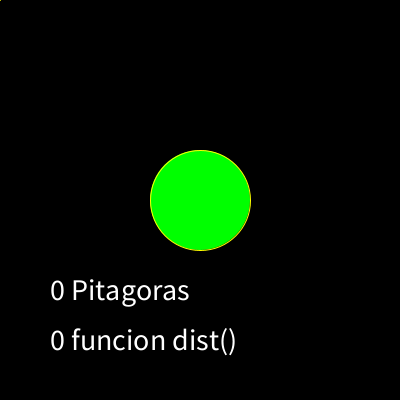
Frame 1 (no input)
Frame 60 (the mouse pressed at the canvas centre just before this capture): identical to frame 1, image omitted
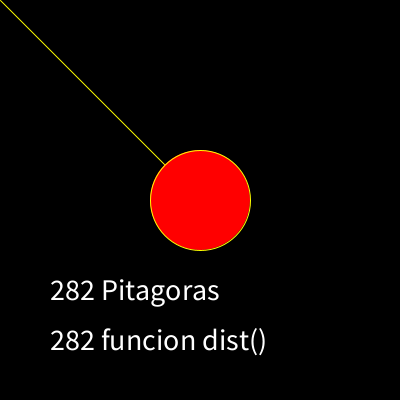
Frame 120 (the mouse held since frame 60 and released just before this capture)

The Processing sketch that drew these frames (run headless with seeded random() and noise(); from frame 60 on, the mouse is pressed at the canvas centre):

// Processing sketch: funcionPitagoras
// ── funcionPitagoras.pde
int diametro;
void setup() {
  size(400, 400);
  textSize(30);
  diametro = 100;
}
void draw() {
  background(0);
  stroke(255, 255, 0);
  line(mouseX, mouseY, 0, 0);
  float distan = dist(mouseX, mouseY, 0, 0); // funcion dist()
  fill(255);
  text(int(conPitagoras(mouseX, mouseY, 0, 0))+" Pitagoras", 50, 300);
  text(int(distan)+" funcion dist()", 50, 350);
  float distancia = dist(mouseX, mouseY, 200, 200);
  if (distancia< diametro/2) {
    fill(255, 0, 0);
  } else {
    fill(0, 255, 0);
  }
  ellipse(200, 200, diametro, diametro);
}

float conPitagoras(int x1, int y1, int x2, int y2) {
  float calculo = sqrt(sq(x2-x1) + sq(y2-y1));
  return calculo;
}
